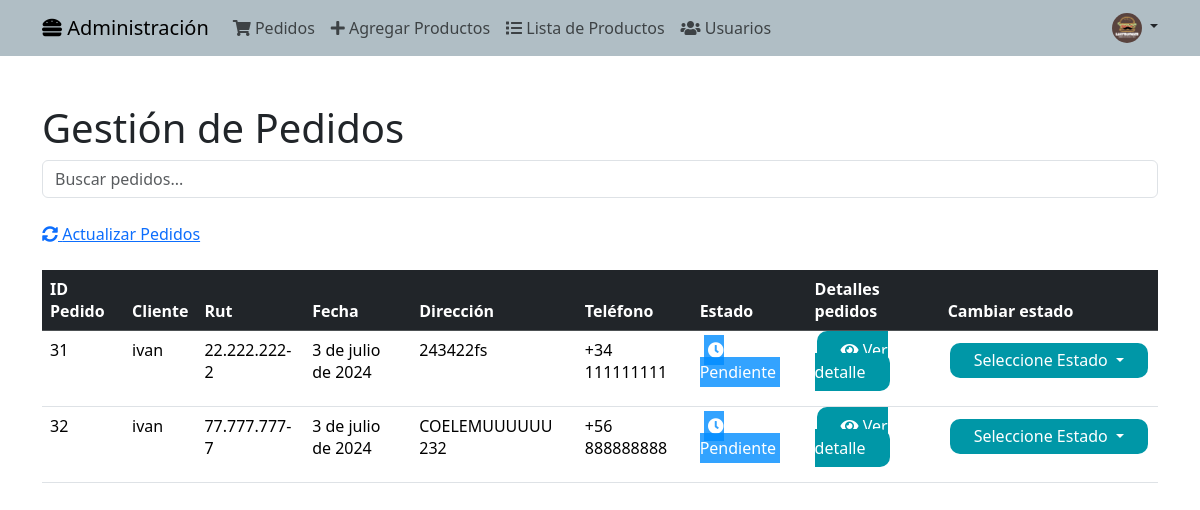
Before: /admpedidos/ with the older database file.
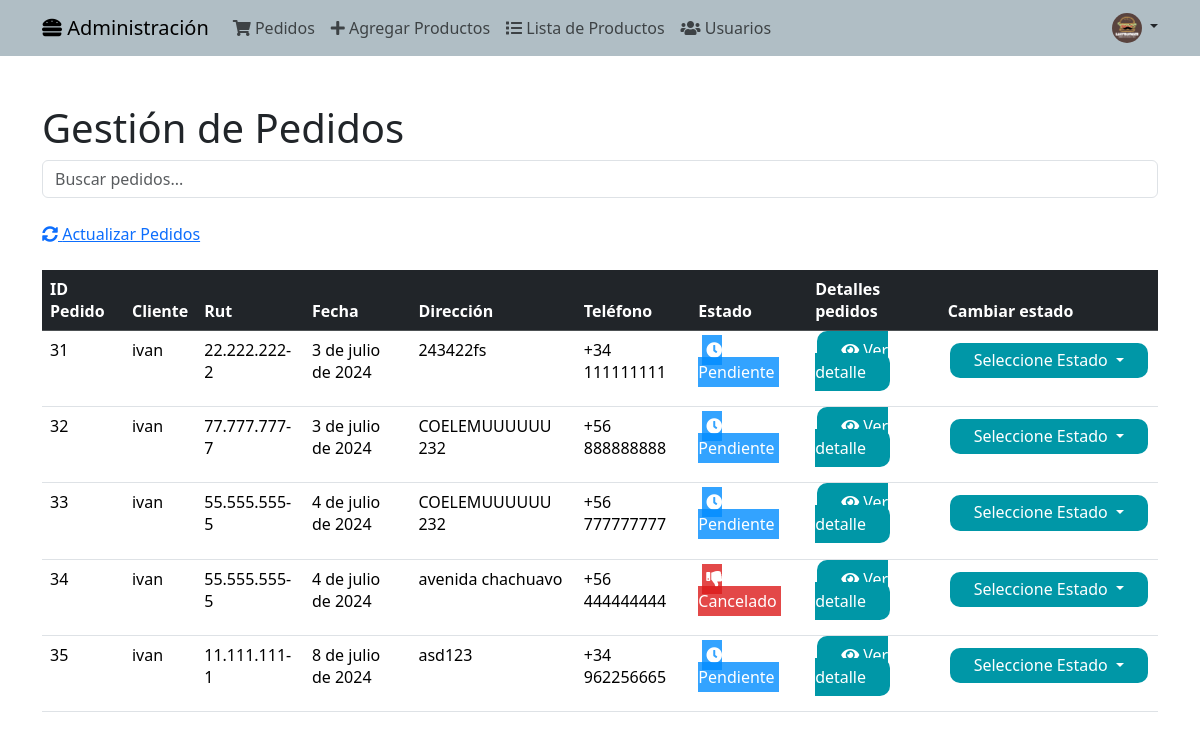
After: the same page with the newer database file.
### aplicacion/models.py (models this page shows, shortened)
class Pedido(models.Model):
    ESTADOS_PEDIDO = [
        ('Pendiente', 'Pendiente'),
        ('En camino', 'En camino'),
        ('Entregado', 'Entregado'),
        ('Cancelado', 'Cancelado'),
    ]
    id_pedido = models.AutoField(primary_key=True)
    cliente = models.ForeignKey(User, on_delete=models.CASCADE)  # Asumiendo que estás usando el modelo de usuario de Django para los clientes
    rut = models.CharField(max_length=12)  # Asegúrate de tener una validación adecuada para el RUT
    fecha = models.DateField(auto_now_add=True)
    direccion = models.CharField(max_length=255)
    telefono = models.CharField(max_length=15)
    total = models.IntegerField(validators=[MinValueValidator(0)],null=False)
    estado = models.CharField(max_length=10, choices=ESTADOS_PEDIDO, default='Pendiente')

### aplicacion/views.py (the view, shortened to what this page needs)
# urls.py: path('admpedidos/',admpedidos, name='admpedidos'),
def admpedidos(request):
    pedidos = Pedido.objects.all()
    return render(request, 'aplicacion/admpedidos.html', {'pedidos': pedidos})

### aplicacion/context_processor.py (called while the page is built)
def total_carrito(request):
    total = 0
    if request.user.is_authenticated:
        if "carrito" in request.session.keys():
            for key, value in request.session["carrito"].items():
                total += int(value["acumulado"])
    return {"total_carrito": total}  # Devolver el total dentro de un diccionario con la clave adecuada

### aplicacion/templates/aplicacion/admpedidos.html (shortened to what this page needs)
{% extends "aplicacion/baseadmin.html" %}
{% load static %}
{% block contenidoadmin %}
  <div id="pedidos" class="content-section">
    <div class="container mt-5">
      <h1>Gestión de Pedidos</h1>
      <input class="form-control mb-4" id="tableSearch" type="text" placeholder="Buscar pedidos...">
      <p><a href="admin.html#pedidos" class="nodecolink"><i class="fas fa-sync-alt" aria-hidden="true"></i> Actualizar Pedidos</a></p>
      <div class="table-responsive">
        <table class="table mt-2">
          <thead class="table-dark">
            <tr>
              <th>ID Pedido</th>
              <th>Cliente</th>
              <th>Rut</th>
              <th>Fecha</th>
              <th>Dirección</th>
              <th>Teléfono</th>
              <th>Estado</th>
              <th class="text-right">Detalles pedidos</th>
              <th>Cambiar estado</th>
            </tr>
          </thead>
          <tbody id="pedidosTable">
            {% for pedido in pedidos %}
            <tr>
              <td>{{ pedido.id_pedido }}</td>
              <td>{{ pedido.cliente }}</td>
              <td>{{ pedido.rut }}</td>
              <td>{{ pedido.fecha }}</td>
              <td>{{ pedido.direccion }}</td>
              <td>{{ pedido.telefono }}</td>
              <td class="">
                <span class="p-1 mt-5">
                  {% if pedido.estado == "Pendiente" %}
                  <span class="estilopendiente p-1 mt-5">
                    <i class="fas fa-clock" aria-hidden="true"></i> Pendiente
                  </span>
                  {% elif pedido.estado == "En camino" %}
                  <span class="enruta p-1 mt-5">
                    <i class="fa fa-truck" aria-hidden="true"></i> En camino
                  </span>
                  {% elif pedido.estado == "Entregado" %}
                  <span class="entregado p-1 mt-5">
                    <i class="fa fa-thumbs-up" aria-hidden="true"></i> Entregado
                  </span>
                  {% elif pedido.estado == "Cancelado" %}
                <span class="cancelado p-1 mt-5">
                  <i class="fa fa-thumbs-down" aria-hidden="true"></i> Cancelado
                </span>
                {% endif %}
                </span>
              </td>
              <td>
                <a class="btn-info" href="{% url 'ver' pedido.id_pedido %}">
                  <i class="fa fa-eye" aria-hidden="true"></i> Ver detalle
                </a>
              </td>
              <td>
                <form method="post" action="{% url 'admpedidos' %}">
                  <div class="dropdown">
                    <button type="button" class="btn-estado dropdown-toggle btn-sm h6" data-bs-toggle="dropdown">
                      Seleccione Estado
                    </button>
                  </div>
                </form>
              </td>
            </tr>
            {% endfor %}
          </tbody>
        </table>
      </div>
    </div>
  </div>
{% endblock contenidoadmin %}

Changed rows visible on the page:
added Pedido: id_pedido "33", cliente "ivan", rut "55.555.555-5", fecha "4 de julio de 2024", direccion "COELEMUUUUUU 232", telefono "+56 777777777", estado "Pendiente" (drawn)
added Pedido: id_pedido "34", cliente "ivan", rut "55.555.555-5", fecha "4 de julio de 2024", direccion "avenida chachuavo", telefono "+56 444444444", estado "Cancelado" (drawn)
added Pedido: id_pedido "35", cliente "ivan", rut "11.111.111-1", fecha "8 de julio de 2024", direccion "asd123", telefono "+34 962256665", estado "Pendiente" (drawn)
